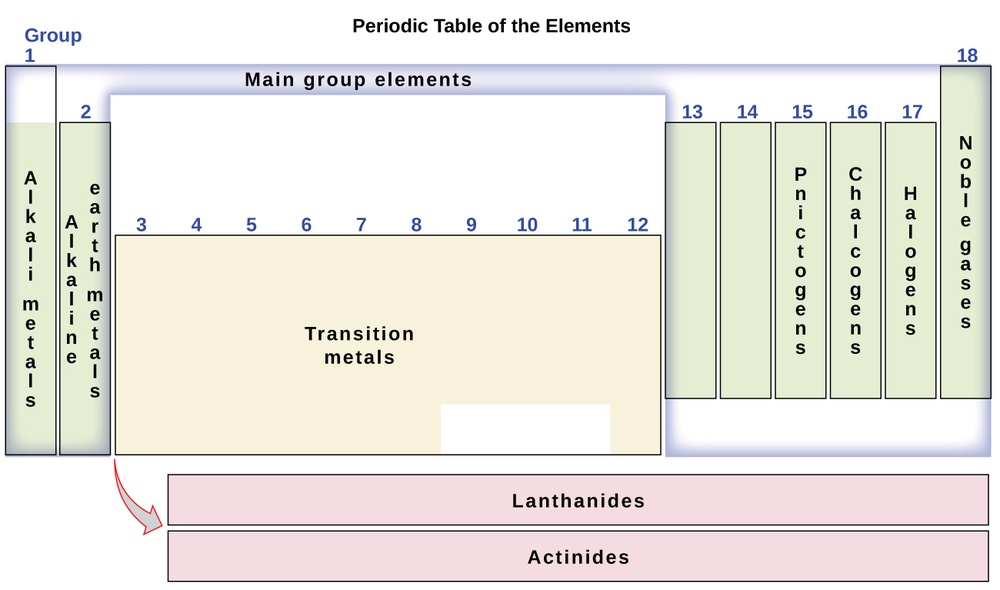
#> input picture books/efnafraedi-2e/.backup-20260210/for-mt/chapters/02/images/media/CNX_Chem_02_05_PerTable2.jpg, 1000 x 590 px, shrunk from 1300 x 767 before the run
$ python edgeline.py ../../../../../../../books/efnafraedi-2e/.backup-20260210/for-mt/chapters/02/images/media/CNX_Chem_02_05_PerTable2.jpg
#> lines starting #> are read from the running program, lines starting #| are printed output that depends on the picture
"""Edge-line contrast at the brain glow form's BBox (Fm0: PDF x 227.766..316.293, y 57.868..80.762 pt).
Unit: luminance (0..255) of a 1-px line relative to the median of its +-6 px neighbourhood,
averaged along the edge run. Controls: the same statistic at 4 positions with no edge."""
import sys
import numpy as np
from PIL import Image
from scipy import ndimage as ndi
S=200/72
X0,X1=227.766*S, 316.293*S
Y0,Y1=(174-80.762)*S, (174-57.868)*S     # top-down
def lum(p):
    a=np.asarray(Image.open(p).convert('RGB')).astype(float)
    return 0.2126*a[...,0]+0.7152*a[...,1]+0.0722*a[...,2]
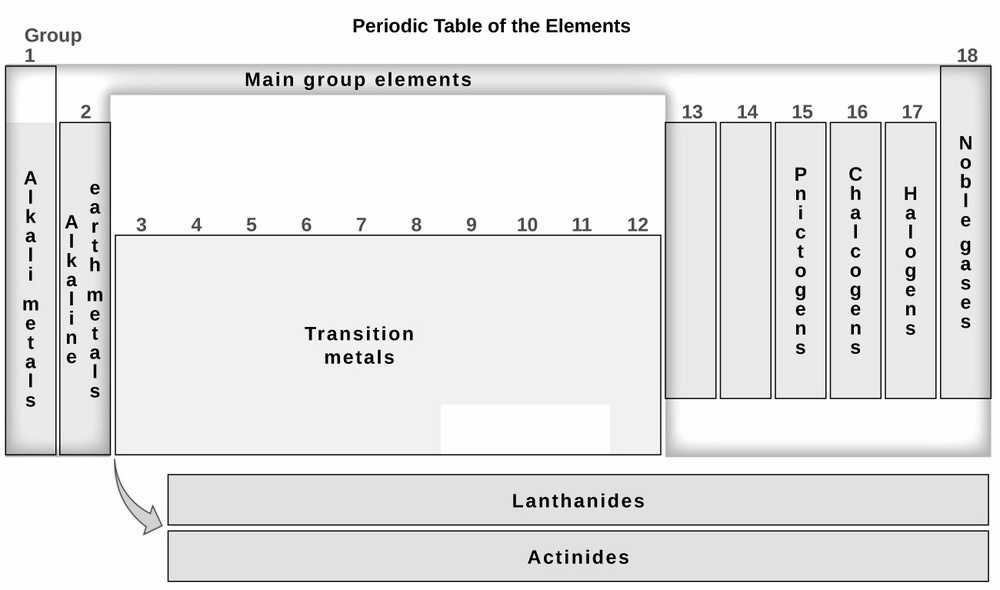
#> returned value: shape (590, 1000) float64; min 0, max 255, mean 231.8
def vline(L,xc,y0,y1):
#> called with xc = 632.7, y0 = 264, y1 = 316
    P=L[y0:y1,:].mean(0)
#> P = 1000 values, max 255 at index 717, min 22.86 at index 940, mean 227.2
    xs=range(int(round(xc))-2,int(round(xc))+3)
    return max(P[x]-np.median(P[x-6:x+7]) for x in xs)
def hline(L,yc,x0,x1):
#> called with yc = 259, x0 = 644, x1 = 866
    P=L[:,x0:x1].mean(1)
#> P = 590 values, max 255 at index 0, min 29.28 at index 581, mean 227.9
    ys=range(int(round(yc))-2,int(round(yc))+3)
    return max(P[y]-np.median(P[y-6:y+7]) for y in ys)
ya,yb=int(Y0)+6,int(Y1)-6; xa,xb=int(X0)+12,int(X1)-12
print(f'rect px: x {X0:.1f}..{X1:.1f}  y {Y0:.1f}..{Y1:.1f}')
print(f"{'render':34s} {'left':>6s} {'right':>6s} {'top':>6s} {'bottom':>6s} | {'ctlV1':>6s} {'ctlV2':>6s} {'ctlH1':>6s} {'ctlH2':>6s}")
for p in sys.argv[1:]:
    L=lum(p)
    e=[vline(L,X0,ya,yb),vline(L,X1,ya,yb),hline(L,Y0,xa,xb),hline(L,Y1,xa,xb)]
#> e = [0, 7.5, 0.477, 0.128]
    c=[vline(L,X0+60,ya,yb),vline(L,X1-45,ya,yb),hline(L,Y0+25,xa,xb),hline(L,Y1+30,xa,xb)]
#> c = [0, 2.5, 0.577, 0.243]
    print(f"{p.split('/')[-1]:34s} "+' '.join(f'{v:6.1f}' for v in e)+' | '+' '.join(f'{v:6.1f}' for v in c))
#| CNX_Chem_02_05_PerTable2.jpg          0.0    7.5    0.5    0.1 |    0.0    2.5    0.6    0.2
